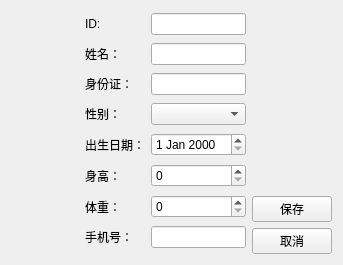
<?xml version="1.0" encoding="UTF-8"?>
<ui version="4.0">
 <class>PatientEditView</class>
 <widget class="QWidget" name="PatientEditView">
  <property name="geometry">
   <rect>
    <x>0</x>
    <y>0</y>
    <width>335</width>
    <height>265</height>
   </rect>
  </property>
  <property name="windowTitle">
   <string>编辑患者信息</string>
  </property>
  <layout class="QHBoxLayout" name="horizontalLayout">
   <item>
    <spacer name="horizontalSpacer">
     <property name="orientation">
      <enum>Qt::Orientation::Horizontal</enum>
     </property>
     <property name="sizeType">
      <enum>QSizePolicy::Policy::Fixed</enum>
     </property>
     <property name="sizeHint" stdset="0">
      <size>
       <width>74</width>
       <height>20</height>
      </size>
     </property>
    </spacer>
   </item>
   <item>
    <layout class="QGridLayout" name="gridLayout">
     <item row="0" column="0">
      <widget class="QLabel" name="label">
       <property name="text">
        <string>ID:</string>
       </property>
      </widget>
     </item>
     <item row="0" column="1">
      <widget class="QLineEdit" name="lineEdit"/>
     </item>
     <item row="1" column="0">
      <widget class="QLabel" name="label_2">
       <property name="text">
        <string>姓名：</string>
       </property>
      </widget>
     </item>
     <item row="1" column="1">
      <widget class="QLineEdit" name="lineEdit_2"/>
     </item>
     <item row="2" column="0">
      <widget class="QLabel" name="label_3">
       <property name="text">
        <string>身份证：</string>
       </property>
      </widget>
     </item>
     <item row="2" column="1">
      <widget class="QLineEdit" name="lineEdit_3"/>
     </item>
     <item row="3" column="0">
      <widget class="QLabel" name="label_4">
       <property name="text">
        <string>性别：</string>
       </property>
      </widget>
     </item>
     <item row="3" column="1">
      <widget class="QComboBox" name="comboBox"/>
     </item>
     <item row="4" column="0">
      <widget class="QLabel" name="label_5">
       <property name="text">
        <string>出生日期：</string>
       </property>
      </widget>
     </item>
     <item row="4" column="1">
      <widget class="QDateEdit" name="dateEdit"/>
     </item>
     <item row="5" column="0">
      <widget class="QLabel" name="label_6">
       <property name="text">
        <string>身高：</string>
       </property>
      </widget>
     </item>
     <item row="5" column="1">
      <widget class="QSpinBox" name="spinBox_2"/>
     </item>
     <item row="6" column="0">
      <widget class="QLabel" name="label_7">
       <property name="text">
        <string>体重：</string>
       </property>
      </widget>
     </item>
     <item row="6" column="1">
      <widget class="QSpinBox" name="spinBox"/>
     </item>
     <item row="7" column="0">
      <widget class="QLabel" name="label_8">
       <property name="text">
        <string>手机号：</string>
       </property>
      </widget>
     </item>
     <item row="7" column="1">
      <widget class="QLineEdit" name="lineEdit_4"/>
     </item>
    </layout>
   </item>
   <item>
    <layout class="QVBoxLayout" name="verticalLayout">
     <item>
      <spacer name="verticalSpacer">
       <property name="orientation">
        <enum>Qt::Orientation::Vertical</enum>
       </property>
       <property name="sizeHint" stdset="0">
        <size>
         <width>20</width>
         <height>40</height>
        </size>
       </property>
      </spacer>
     </item>
     <item>
      <widget class="QPushButton" name="pushButton">
       <property name="text">
        <string>保存</string>
       </property>
      </widget>
     </item>
     <item>
      <widget class="QPushButton" name="pushButton_2">
       <property name="text">
        <string>取消</string>
       </property>
      </widget>
     </item>
    </layout>
   </item>
   <item>
    <spacer name="horizontalSpacer_2">
     <property name="orientation">
      <enum>Qt::Orientation::Horizontal</enum>
     </property>
     <property name="sizeHint" stdset="0">
      <size>
       <width>24</width>
       <height>20</height>
      </size>
     </property>
    </spacer>
   </item>
  </layout>
 </widget>
 <resources/>
 <connections/>
</ui>
